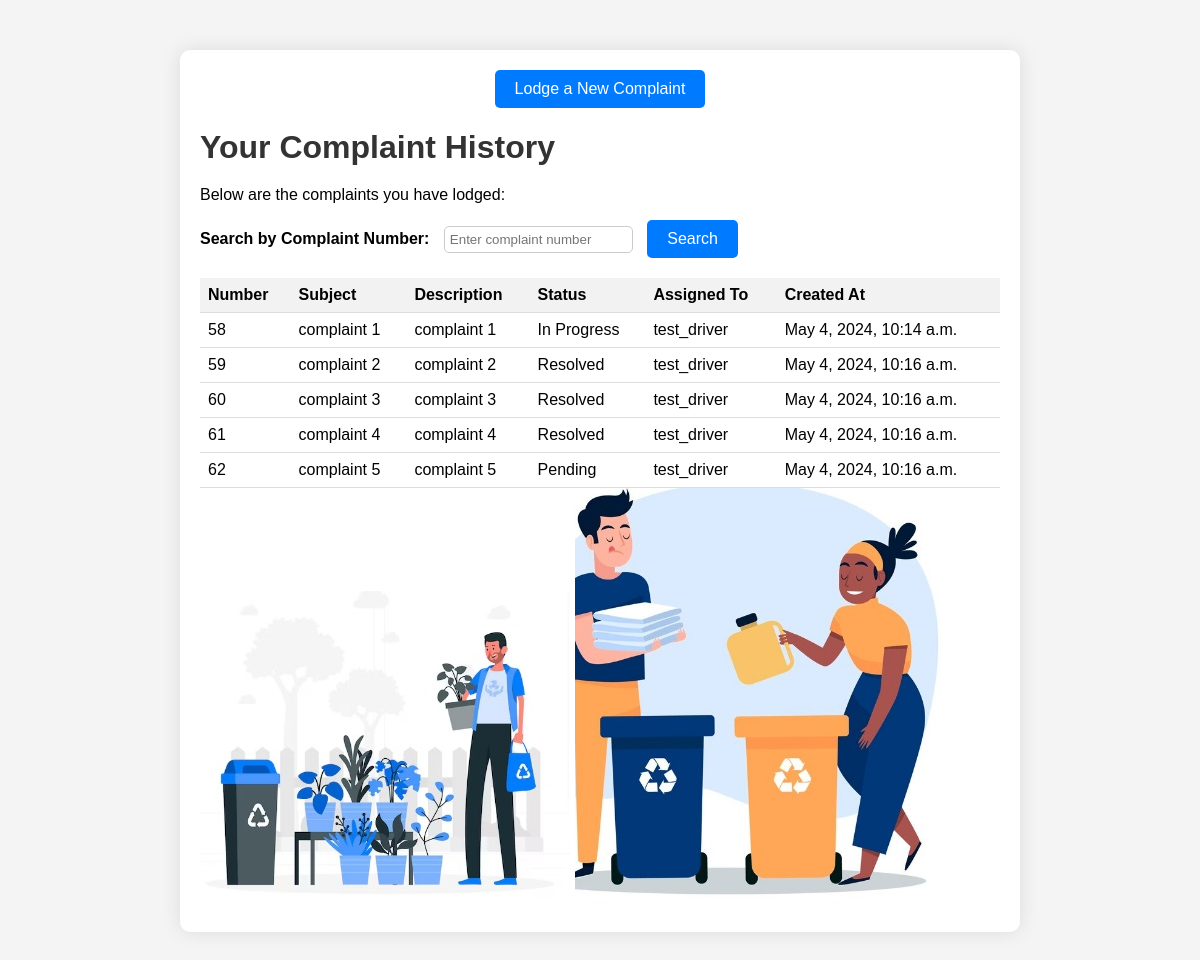
Page /complaint_history/ (signed in) on the earlier database version.
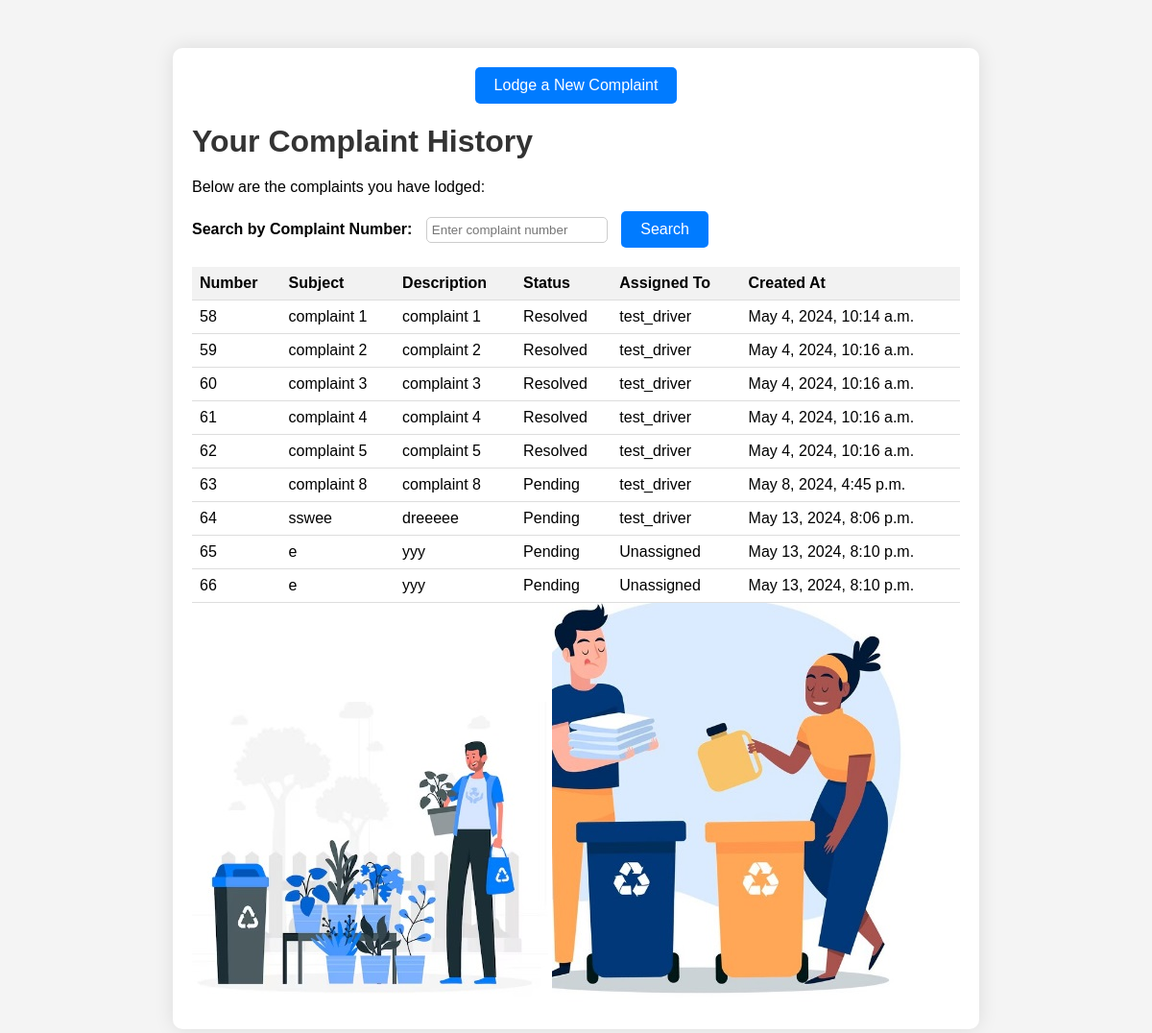
Same page on the later database version.
### bincol_pro/models.py (models this page shows, shortened)
class Complaint(models.Model):
    STATUS_CHOICES = (
        ('Pending', 'Pending'),
        ('Resolved', 'Resolved'),
        ('Rejected', 'Rejected'),
        ('In Progress', 'In Progress'),
    )
    user = models.ForeignKey(User, on_delete=models.CASCADE)
    number = models.AutoField(primary_key=True)
    subject = models.CharField(max_length=100)
    description = models.TextField()
    status = models.CharField(max_length=20, choices=STATUS_CHOICES, default='Pending')
    assigned_to = models.ForeignKey(User, related_name='assigned_complaints', on_delete=models.SET_NULL, blank=True, null=True)
    created_at = models.DateTimeField(auto_now_add=True)

### bincol_pro/views.py (the view)
# urls.py: path('complaint_history/', views.complaint_history, name='complaint_history'),
def complaint_history(request):
    user_complaints = Complaint.objects.filter(user=request.user)
    return render(request, 'complaint_history.html', {'user_complaints': user_complaints})

### bincol_pro/templates/complaint_history.html (shortened to what this page needs)
<!DOCTYPE html>
<html lang="en">
<head>
</head>
<body>
    <div class="container">
        <div class="button-container">
            <button onclick="window.location.href='{% url 'lodge_complaint' %}'">Lodge a New Complaint</button>
        </div>
        <h1>Your Complaint History</h1>
        <p>Below are the complaints you have lodged:</p>
        <form method="GET">
            <label for="complaint_number">Search by Complaint Number:</label>
            <input type="text" id="complaint_number" name="complaint_number" placeholder="Enter complaint number">
            <button type="submit">Search</button>
        </form>
        <table>
            <thead>
                <tr>
                    <th>Number</th>
                    <th>Subject</th>
                    <th>Description</th>
                    <th>Status</th>
                    <th>Assigned To</th>
                    <th>Created At</th>
                </tr>
            </thead>
            <tbody>
                {% for complaint in user_complaints %}
                <tr>
                    <td>{{ complaint.number }}</td>
                    <td>{{ complaint.subject }}</td>
                    <td>{{ complaint.description }}</td>
                    <td>{{ complaint.status }}</td>
                    <td>
                        {% if complaint.assigned_to %}
                            {{ complaint.assigned_to.username }}
                        {% else %}
                            Unassigned
                        {% endif %}
                    </td>
                    <td>{{ complaint.created_at }}</td>
                </tr>
                {% empty %}
                <tr>
                    <td colspan="6">No complaints lodged yet.</td>
                </tr>
                {% endfor %}
            </tbody>
        </table>
        <div class="about-images">
            <img src="\static\lodge_hitory_2.jpg" alt="Complaints History">
            <img src="\static\lodge_hitory_1.jpg" alt="Complaints History 1">
        </div>
    </div>
</body>
</html>

### bincol_pro/templates/complaint_history.html (style rules this page uses)
body { font-family: Arial, sans-serif; margin: 0; padding: 0; background-color: #f4f4f4; }
.container { max-width: 800px; margin: 50px auto; padding: 20px; background-color: #fff; border-radius: 10px; box-shadow: 0 0 20px rgba(0, 0, 0, 0.1); }
h1 { color: #333; margin-bottom: 20px; }
.button-container { text-align: center; margin-bottom: 20px; }
button { padding: 10px 20px; margin: 0 10px; background-color: #007bff; color: #fff; border: none; border-radius: 5px; cursor: pointer; font-size: 16px; transition: background-color 0.3s ease; }
table { width: 100%; border-collapse: collapse; }
th, td { padding: 8px; text-align: left; border-bottom: 1px solid #ddd; }
th { background-color: #f2f2f2; }
form { margin-bottom: 20px; }
label { font-weight: bold; margin-right: 10px; }
input[type="text"] { padding: 5px; border-radius: 5px; border: 1px solid #ccc; }

Differences in the rows shown:
changed Complaint "complaint 1": status "In Progress" → "Resolved"
changed Complaint "complaint 5": status "Pending" → "Resolved"
added Complaint: number "63", subject "complaint 8", description "complaint 8", status "Pending", assigned_to.username "test_driver", created_at "May 8, 2024, 4:45 p.m."
added Complaint: number "64", subject "sswee", description "dreeeee", status "Pending", assigned_to.username "test_driver", created_at "May 13, 2024, 8:06 p.m."
added Complaint: number "65", subject "e", description "yyy", status "Pending", shows "Unassigned", created_at "May 13, 2024, 8:10 p.m."
added Complaint: number "66", subject "e", description "yyy", status "Pending", shows "Unassigned", created_at "May 13, 2024, 8:10 p.m."
